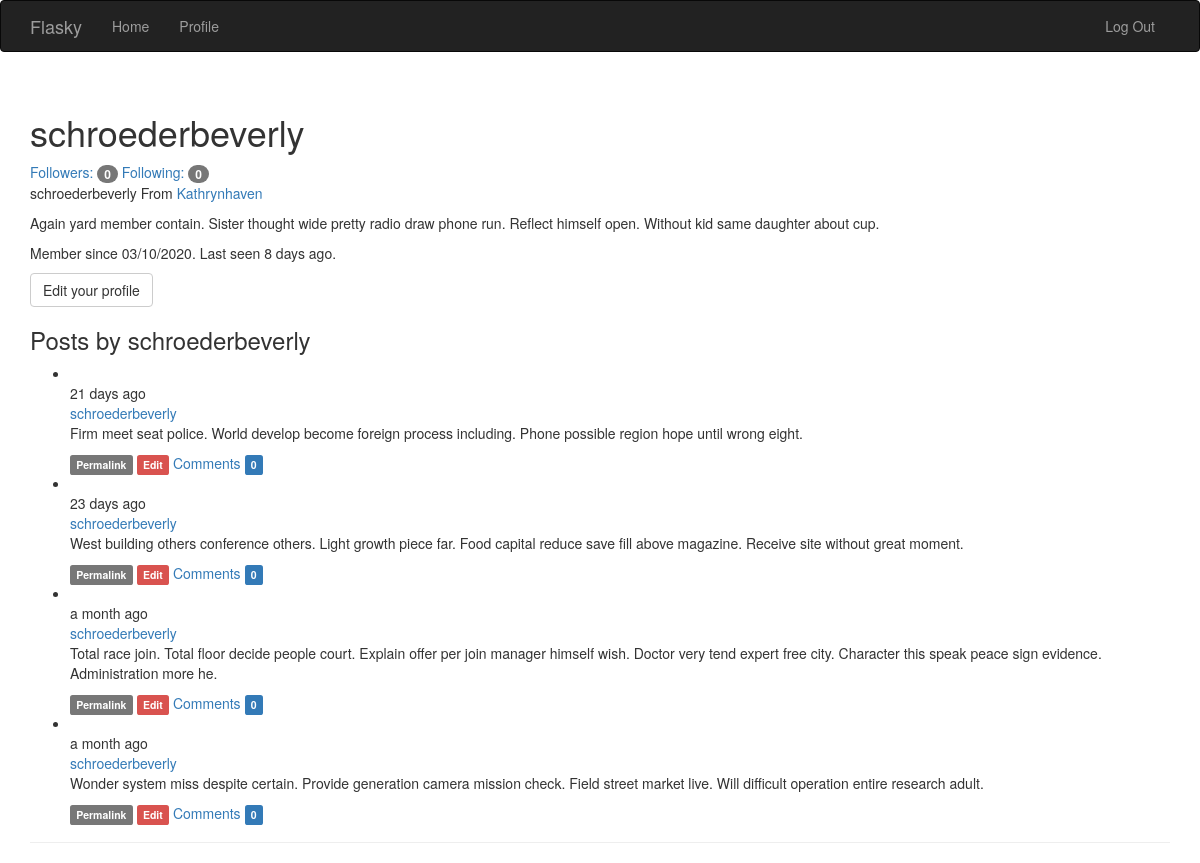
Page /user/schroederbeverly (signed in) on the committed database.
### app/models.py (models this page shows, shortened)
class User(UserMixin, db.Model):
    __tablename__ = 'users'
    id = db.Column(db.Integer, primary_key=True)
    email = db.Column(db.String(64), unique=True, index=True)
    password_hash = db.Column(db.String(128))
    username = db.Column(db.String(64), unique=True, index=True)
    role_id = db.Column(db.Integer, db.ForeignKey('roles.id'))
    confirmed = db.Column(db.Boolean, default=False)
    name = db.Column(db.String(64))
    location = db.Column(db.String(64))
    about_me = db.Column(db.Text())
    member_since = db.Column(db.DateTime(), default=datetime.utcnow)
    last_seen = db.Column(db.DateTime(), default=datetime.utcnow)
    posts = db.relationship('Post', backref='author', lazy='dynamic')
    followed = db.relationship('Follow', foreign_keys=[Follow.follower_id],
                               backref=db.backref('follower', lazy='joined'),
                               lazy='dynamic', cascade='all, delete-orphan')
    followers = db.relationship('Follow', foreign_keys=[Follow.followed_id],
                                backref=db.backref('followed', lazy='joined'),
                                lazy='dynamic', cascade='all, delete-orphan')
    comments = db.relationship('Comment', backref='author', lazy='dynamic')
    @property
    def password(self):
        raise AttributeError('Password is not a readable attribute!')
    def can(self, perm):
        return self.role is not None and self.role.has_permission(perm)
    def is_administrator(self):
        return self.can(Permission.ADMIN)
    def ping(self):
        self.last_seen = datetime.utcnow()
        db.session.add(self)
        db.session.commit()

class Post(db.Model):
    __tablename__ = 'post'
    id = db.Column(db.Integer, primary_key=True)
    body = db.Column(db.Text)
    body_html = db.Column(db.Text)
    timestamp = db.Column(db.DateTime, index=True, default=datetime.utcnow)
    author_id = db.Column(db.Integer, db.ForeignKey('users.id'))
    comments = db.relationship('Comment', backref='post', lazy='dynamic')

### app/main/views.py (the view)
@main.route('/user/<username>')
def user(username):
    user = User.query.filter_by(username=username).first_or_404()
    posts = user.posts.order_by(Post.timestamp.desc()).all()
    return render_template('user.html', user=user, posts=posts)

### app/auth/views.py (called while the page is built)
@auth.before_app_request
def before_request():
    if current_user.is_authenticated:
        current_user.ping()
        if not current_user.confirmed \
                and request.blueprint != 'auth' \
                and request.endpoint != 'static':
            return redirect(url_for('auth.unconfirmed'))

### app/main/__init__.py (called while the page is built)
@main.app_context_processor
def inject_permission():
    return dict(Permission=Permission)

### app/models.py (called while the page is built)
@login_manager.user_loader
def load_user(user_id):
    return User.query.get(int(user_id))

    def has_permission(self, perm):
        return self.permission & perm == perm

### app/templates/user.html (shortened to what this page needs)
{% extends 'base.html' %}
{% block page_content %}
<div class="page-header">
    <h1>{{ user.username }}</h1>
    <a href="{{ url_for('.followers', username=user.username) }}">Followers:
        <span class="badge">{{ user.followers.count() - 1}}</span>
    </a>
    <a href="{{ url_for('.followed_by', username=user.username) }}">Following:
        <span class="badge">{{ user.followed.count() - 1}}</span>
    </a>
    <p>
        {% if user.name %}{{ user.username }}{% endif %}
        {% if user.location %}
            From <a href="http://maps.google.com/?q={{ user.location }}">
                {{ user.location }}
            </a>
        {% endif %}
    </p>
    {% if user.about_me %}<p>{{ user.about_me }}</p>{% endif %}
    <p>
        Member since {{ moment(user.member_since).format('L') }}.
        Last seen {{ moment(user.last_seen).fromNow() }}.
    </p>
    {% if user == current_user %}
    <a class="btn btn-default" href="{{ url_for('main.edit_profile') }}">Edit your profile</a>
    {% endif %}
    <h3>Posts by {{ user.username }}</h3>
    {% include '_posts.html' %}
</div>
{% endblock %}

### app/templates/_posts.html (shortened to what this page needs)
<ul class="posts">
    {% for post in posts %}
    <li class="post">
        <div class="profile-thumbnail">
        </div>
        <div class="post-date">{{ moment(post.timestamp).fromNow() }}</div>
        <div class="post-author">
            <a href="{{ url_for('.user', username=post.author.username) }}">
                {{ post.author.username }}
            </a>
        </div>
        <div class="post-content">
            <div class="post-body">
            {% if post.body_html %}
                {{ post.body_html | safe }}
            {% else %}
                {{ post.body }}
            {% endif %}
            </div>
            <div class="post-footer">
                <a href="{{ url_for('.post', id=post.id) }}"><span class="label label-default">Permalink</span></a>
                {% if current_user == post.author %}
                <a href="{{ url_for('.edit', id=post.id) }}"><span class="label label-danger">Edit</span></a>
                {% elif current_user.is_administrator() %}
                <a href="{{ url_for('.edit', id=post.id) }}"><span class="label label-danger">Edit [Admin]</span></a>
                {% endif %}
                <a href="{{ url_for('.post', id=post.id) }}#comments">Comments
                    <span class="label label-primary">{{ post.comments.count() }}</span>
                </a>
            </div>
        </div>
    </li>
    {% endfor %}
</ul>

### rows in the picture
User: username "schroederbeverly", location "Kathrynhaven", about_me "Again yard member contain. Sister thought wide pretty radio draw phone run. Reflect himself open. Without kid same daughter about cup.", member_since "03/10/2020", last_seen "8 days ago"
Post: timestamp "21 days ago", author.username "schroederbeverly", body_html "Firm meet seat police. World develop become foreign process including. Phone possible region hope until wrong eight.", comments.count "0"
Post: timestamp "23 days ago", author.username "schroederbeverly", body_html "West building others conference others. Light growth piece far. Food capital reduce save fill above magazine. Receive site without great moment.", comments.count "0"
Post: timestamp "a month ago", author.username "schroederbeverly", body_html "Total race join. Total floor decide people court. Explain offer per join manager himself wish. Doctor very tend expert free city. Character this speak peace sign evidence. Administration more he.", comments.count "0"
Post: timestamp "a month ago", author.username "schroederbeverly", body_html "Wonder system miss despite certain. Provide generation camera mission check. Field street market live. Will difficult operation entire research adult.", comments.count "0"

### other values in the picture
{{ user.followers.count() - 1 }} "0"
{{ user.followed.count() - 1 }} "0"
